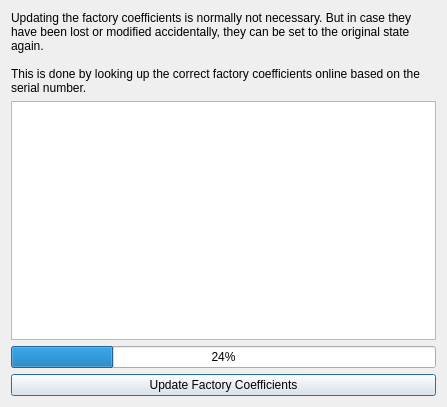
<?xml version="1.0" encoding="UTF-8"?>
<ui version="4.0">
 <class>FactoryUpdateDialog</class>
 <widget class="QDialog" name="FactoryUpdateDialog">
  <property name="windowModality">
   <enum>Qt::ApplicationModal</enum>
  </property>
  <property name="geometry">
   <rect>
    <x>0</x>
    <y>0</y>
    <width>447</width>
    <height>407</height>
   </rect>
  </property>
  <property name="windowTitle">
   <string>Factory Coefficient Update Dialog</string>
  </property>
  <layout class="QVBoxLayout" name="verticalLayout">
   <item>
    <widget class="QLabel" name="label">
     <property name="text">
      <string>Updating the factory coefficients is normally not necessary. But in case they have been lost or modified accidentally, they can be set to the original state again.

This is done by looking up the correct factory coefficients online based on the serial number.</string>
     </property>
     <property name="wordWrap">
      <bool>true</bool>
     </property>
    </widget>
   </item>
   <item>
    <widget class="QPlainTextEdit" name="msg">
     <property name="focusPolicy">
      <enum>Qt::NoFocus</enum>
     </property>
    </widget>
   </item>
   <item>
    <widget class="QProgressBar" name="progress">
     <property name="value">
      <number>24</number>
     </property>
    </widget>
   </item>
   <item>
    <widget class="QPushButton" name="startUpdate">
     <property name="text">
      <string>Update Factory Coefficients</string>
     </property>
    </widget>
   </item>
  </layout>
 </widget>
 <resources/>
 <connections/>
</ui>
